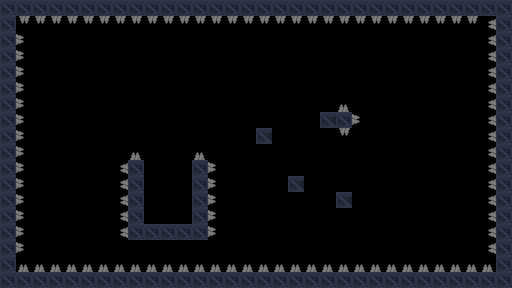

Below is a game level as drawn by its tile map, then a one-line description and the .tmx file that defines it, in full:
An orthogonal 32x18 tile map with 16x16 px tiles, 2 tile layers (background, details), 2 tilesets and 11 objects (4x switch_1, 3x door_1, 2x gravity, spawn, goal).

<map version="1.5" tiledversion="1.7.2" orientation="orthogonal" renderorder="right-down" width="32" height="18" tilewidth="16" tileheight="16" infinite="0" nextlayerid="4" nextobjectid="31">
 <tileset firstgid="1" source="industrial.v2.tsx" />
 <tileset firstgid="1025" source="Dungeon Sprites.tsx" />
 <layer id="3" name="background" width="32" height="18">
  <data encoding="csv">
0,0,0,0,0,0,0,0,0,0,0,0,0,0,0,0,0,0,0,0,0,0,0,0,0,0,0,0,0,0,0,0,
0,0,0,0,0,0,0,0,0,0,0,0,0,0,0,0,0,0,0,0,0,0,0,0,0,0,0,0,0,0,0,0,
0,0,0,0,0,0,0,0,0,0,0,0,0,0,0,0,0,0,0,0,0,0,0,0,0,0,0,0,0,0,0,0,
0,0,0,0,0,0,0,0,0,0,0,0,0,0,0,0,0,0,0,0,0,0,0,0,0,0,0,0,0,0,0,0,
0,0,0,0,0,0,0,0,0,0,0,0,0,0,0,0,0,0,0,0,0,0,0,0,0,0,0,0,0,0,0,0,
0,0,0,0,0,0,0,0,0,0,0,0,0,0,0,0,0,0,0,0,0,0,0,0,0,0,0,0,0,0,0,0,
0,0,0,0,0,0,0,0,0,0,0,0,0,0,0,0,0,0,0,0,0,0,0,0,0,0,0,0,0,0,0,0,
0,0,0,0,0,0,0,0,0,0,0,0,0,0,0,0,0,0,0,0,0,0,0,0,0,0,0,0,0,0,0,0,
0,0,0,0,0,0,0,0,0,0,0,0,0,0,0,0,0,0,0,0,0,0,0,0,0,0,0,0,0,0,0,0,
0,0,0,0,0,0,0,0,0,0,0,0,0,0,0,0,0,0,0,0,0,0,0,0,0,0,0,0,0,0,0,0,
0,0,0,0,0,0,0,0,0,0,0,0,0,0,0,0,0,0,0,0,0,0,0,0,0,0,0,0,0,0,0,0,
0,0,0,0,0,0,0,0,0,0,0,0,0,0,0,0,0,0,0,0,0,0,0,0,0,0,0,0,0,0,0,0,
0,0,0,0,0,0,0,0,0,0,0,0,0,0,0,0,0,0,0,0,0,0,0,0,0,0,0,0,0,0,0,0,
0,0,0,0,0,0,0,0,0,0,0,0,0,0,0,0,0,0,0,0,0,0,0,0,0,0,0,0,0,0,0,0,
0,0,0,0,0,0,0,0,0,0,0,0,0,0,0,0,0,0,0,0,0,0,0,0,0,0,0,0,0,0,0,0,
0,0,0,0,0,0,0,0,0,0,0,0,0,0,0,0,0,0,0,0,0,0,0,0,0,0,0,0,0,0,0,0,
0,0,0,0,0,0,0,0,0,0,0,0,0,0,0,0,0,0,0,0,0,0,0,0,0,0,0,0,0,0,0,0,
0,0,0,0,0,0,0,0,0,0,0,0,0,0,0,0,0,0,0,0,0,0,0,0,0,0,0,0,0,0,0,0
</data>
 </layer>
 <layer id="1" name="details" width="32" height="18">
  <properties>
   <property name="physics" type="bool" value="true" />
  </properties>
  <data encoding="csv">
54,54,54,54,54,54,54,54,54,54,54,54,54,54,54,54,54,54,54,54,54,54,54,54,54,54,54,54,54,54,54,54,
54,3221226628,3221226628,3221226628,3221226628,3221226628,3221226628,3221226628,3221226628,3221226628,3221226628,3221226628,3221226628,3221226628,3221226628,3221226628,3221226628,3221226628,3221226628,3221226628,3221226628,3221226628,3221226628,3221226628,3221226628,3221226628,3221226628,3221226628,3221226628,3221226628,1610613892,54,
54,2684355716,0,0,0,0,0,0,0,0,0,0,0,0,0,0,0,0,0,0,0,0,0,0,0,0,0,0,0,0,1610613892,54,
54,2684355716,0,0,0,0,0,0,0,0,0,0,0,0,0,0,0,0,0,0,0,0,0,0,0,0,0,0,0,0,1610613892,54,
54,2684355716,0,0,0,0,0,0,0,0,0,0,0,0,0,0,0,0,0,0,0,0,0,0,0,0,0,0,0,0,1610613892,54,
54,2684355716,0,0,0,0,0,0,0,0,0,0,0,0,0,0,0,0,0,0,0,0,0,0,0,0,0,0,0,0,1610613892,54,
54,2684355716,0,0,0,0,0,0,0,0,0,0,0,0,0,0,0,0,0,0,0,1156,0,0,0,0,0,0,0,0,1610613892,54,
54,2684355716,0,0,0,0,0,0,0,0,0,0,0,0,0,0,0,0,0,0,20,54,2684355716,0,0,0,0,0,0,0,1610613892,54,
54,2684355716,0,0,0,0,0,0,0,0,0,0,0,0,0,0,20,0,0,0,0,3221226628,0,0,0,0,0,0,0,0,1610613892,54,
54,2684355716,0,0,0,0,0,0,1156,0,0,0,1156,0,0,0,0,0,0,0,0,0,0,0,0,0,0,0,0,0,1610613892,54,
54,2684355716,0,0,0,0,0,1610613892,54,0,0,0,54,2684355716,0,0,0,0,0,0,0,0,0,0,0,0,0,0,0,0,1610613892,54,
54,2684355716,0,0,0,0,0,1610613892,54,0,0,0,54,2684355716,0,0,0,0,20,0,0,0,0,0,0,0,0,0,0,0,1610613892,54,
54,2684355716,0,0,0,0,0,1610613892,54,0,0,0,54,2684355716,0,0,0,0,0,0,0,20,0,0,0,0,0,0,0,0,1610613892,54,
54,2684355716,0,0,0,0,0,1610613892,54,0,0,0,54,2684355716,0,0,0,0,0,0,0,0,0,0,0,0,0,0,0,0,1610613892,54,
54,2684355716,0,0,0,0,0,1610613892,54,54,54,54,54,2684355716,0,0,0,0,0,0,0,0,0,0,0,0,0,0,0,0,1610613892,54,
54,2684355716,0,0,0,0,0,0,0,0,0,0,0,0,0,0,0,0,0,0,0,0,0,0,0,0,0,0,0,0,1610613892,54,
54,1156,1156,1156,1156,1156,1156,1156,1156,1156,1156,1156,1156,1156,1156,1156,1156,1156,1156,1156,1156,1156,1156,1156,1156,1156,1156,1156,1156,1156,1156,54,
54,54,54,54,54,54,54,54,54,54,54,54,54,54,54,54,54,54,54,54,54,54,54,54,54,54,54,54,54,54,54,54
</data>
 </layer>
 <objectgroup id="2" name="objects">
  <object id="2" name="spawn" gid="513" x="160" y="128" width="16" height="16" />
  <object id="3" name="goal" gid="330" x="160" y="200" width="16" height="16" />
  <object id="12" name="gravity" gid="526" x="156" y="260" width="16" height="16" />
  <object id="18" name="door_1" gid="138" x="144" y="176" width="16" height="16" />
  <object id="19" name="door_1" gid="138" x="160" y="176" width="16" height="16" />
  <object id="20" name="door_1" gid="138" x="176" y="176" width="16" height="16" />
  <object id="23" name="gravity" gid="526" x="400" y="128" width="16" height="16" />
  <object id="25" name="switch_1" gid="262" x="320" y="128" width="16" height="16" rotation="-90" />
  <object id="27" name="switch_1" gid="262" x="256" y="128" width="16" height="16" />
  <object id="29" name="switch_1" gid="262" x="304" y="192" width="16" height="16" rotation="-180" />
  <object id="30" name="switch_1" gid="262" x="352" y="192" width="16" height="16" rotation="90" />
 </objectgroup>
</map>
